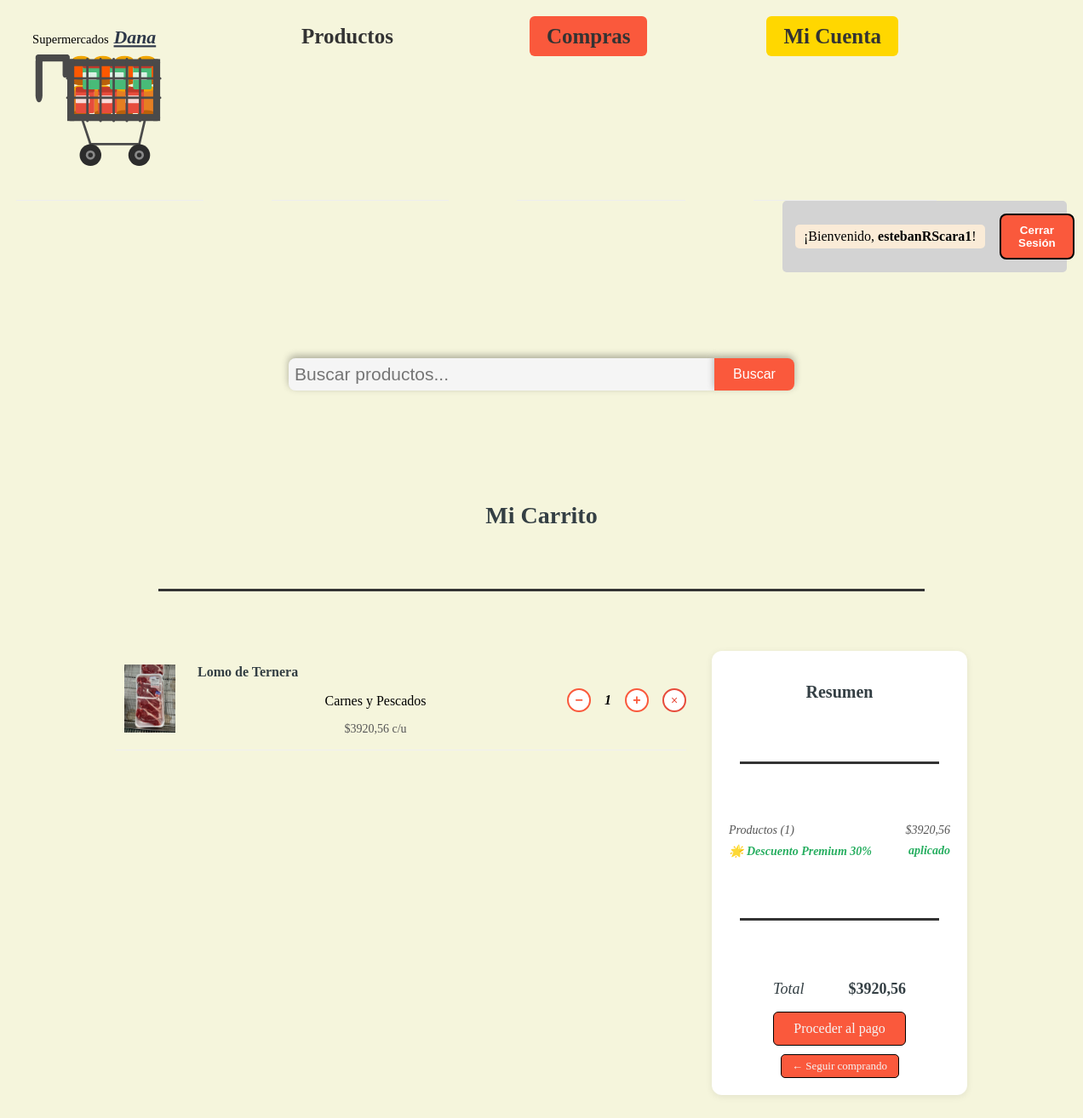
The app's page /carrito/ (signed in), older data.
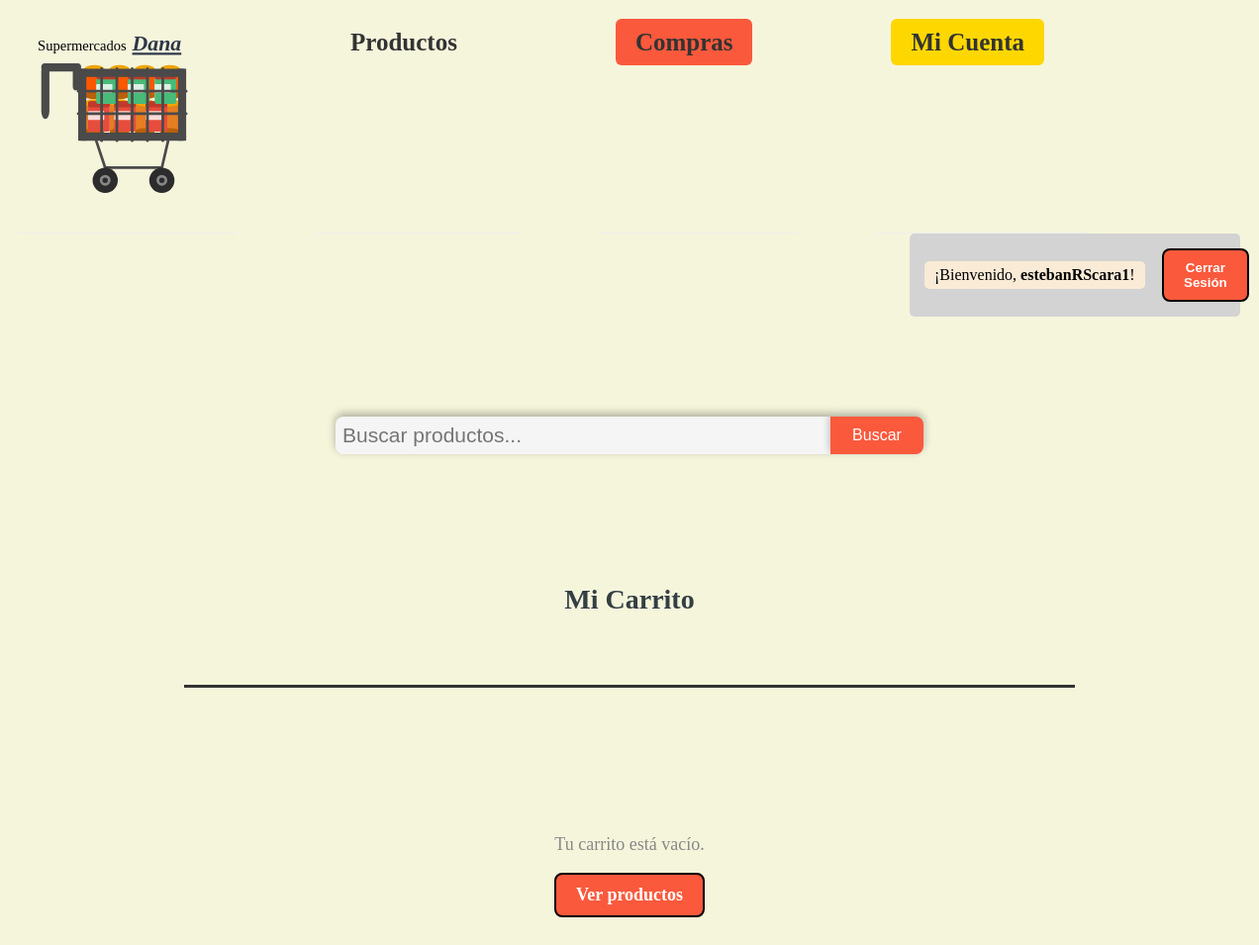
The same page, newer data.
### carrito/models.py (models this page shows, shortened)
class ItemCarrito(models.Model):
    carrito = models.ForeignKey(
        Carrito,
        on_delete=models.CASCADE,
        related_name='items'
    )
    producto = models.ForeignKey(
        'productos.Producto',
        on_delete=models.CASCADE,
        related_name='items_carrito'
    )
    cantidad = models.PositiveIntegerField(default=1)
    precio_unitario = models.DecimalField(
        max_digits=10,
        decimal_places=2
    )
    precio_original = models.DecimalField(
        max_digits=10,
        decimal_places=2,
        blank=True,
        null= True
    )
    def subtotal(self):
        if self.precio_unitario is None:
            return Decimal('0.00')
        return self.precio_unitario * self.cantidad
    class Meta:
        unique_together = ('carrito', 'producto')

class Carrito(models.Model):
    cliente = models.OneToOneField(
        'clientes.Cliente',
        on_delete=models.CASCADE,
        related_name='carrito'
    )
    creado_en= models.DateTimeField(auto_now_add=True)
    actualizado_en = models.DateTimeField(auto_now=True)
    def total(self):
        return sum(item.subtotal() for item in self.items.all())
    def cantidad_items(self):
        return sum(item.cantidad for item in self.items.all())

### productos/models.py (models this page shows, shortened)
class Producto(models.Model):
    nombre = models.CharField(max_length=200)
    descripcion = models.TextField(blank=True)
    precio = models.DecimalField(max_digits=10, decimal_places=2)
    stock = models.PositiveIntegerField(default=0)
    categoria = models.ForeignKey(
        Categoria,
        on_delete=models.PROTECT,
        related_name='productos'
    )
    imagen=models.ImageField(upload_to='productos/', blank=True, null=True)

class Categoria(models.Model):
    nombre = models.CharField(max_length=100)
    descripcion=models.TextField(blank=True)

### carrito/views.py (the view)
# urls.py: path('', views.ver_carrito, name='ver'),
@login_required
def ver_carrito(request):
    cliente = get_object_or_404(Cliente, usuario=request.user)
    carrito, _= Carrito.objects.get_or_create(cliente=cliente)
    return render(request, 'carrito/carrito.html', {
        'carrito': carrito,
        'items': carrito.items.select_related('producto').all()
    })

### productos/context_processors.py (called while the page is built)
def busqueda_global(request):
    query = request.GET.get('q', '').strip()
    resultados_busqueda = []
    if query:
        resultados_busqueda = Producto.objects.filter(
           nombre__icontains= query,
        )[:6]
    return {
        'resultados_busqueda': resultados_busqueda,
        'query_global': query,
    }

### templates/carrito/carrito.html (shortened to what this page needs)
{% extends 'base.html' %}
{% load static %}
{% block extra_css %}
<link rel="stylesheet" href="{% static 'css/carrito.css' %}">
{% endblock %}
{% block content %}
<div class="carrito-wrapper">
    <h1>Mi Carrito</h1>
    <hr>
    {% if items %}
    <div class="carrito-body">
        <div class="carrito-items">
            {% for item in items %}
            <div class="carrito-item">
                <div class="carrito-item-imagen">
                    {% if item.producto.imagen %}
                    <img src="{{ item.producto.imagen.url }}"
                        alt="{{ item.producto.nombre }}">
                    {% else %}
                    <img src="https://placehold.co/80x80?text=Foto" alt="{{ item.producto.nombre }}">
                    {% endif %}
                </div>
                <div class="carrito-item-info">
                    <h3>{{ item.producto.nombre }}</h3>
                    <p class="carrito-item-categoria">
                        {{ item.producto.categoria.nombre }}
                    </p>
                    <p class="carrito-item-precio">
                        ${{ item.precio_unitario }} c/u
                    </p>
                </div>
                <div class="carrito-item-cantidad">
                    <form method="POST" action="{% url 'carrito:actualizar' item.producto.id %}">
                        <button type="submit" name="action" value="restar" class="cantidad-btn">&minus;</button>
                        <span class="cantidad-valor">{{ item.cantidad }}</span>
                        <button type="submit" name="action" value="sumar" class="cantidad-btn">&plus;</button>
                    </form>
                </div>
                <div class="carrito-item-eliminar">
                    <form method="POST" action="{% url 'carrito:eliminar' item.producto.id %}">
                        <button type="submit" class="btn-eliminar">&times;</button>
                    </form>
                </div>
            </div>
            {% endfor %}
        </div>
        <div class="carrito-resumen">
            <h2 style="text-align:center;">Resumen</h2>
            <hr>
            <div class="resumen-linea">
                <span>Productos ({{ carrito.cantidad_items }})</span>
                <span>${{ carrito.total }}</span>
            </div>
            {% if request.user.is_authenticated %}
            {% with cliente=request.user.cliente %}
            {% if cliente.es_cliente_premium %}
            <div class="resumen-linea descuento">
                <span>&#127775; Descuento Premium 30%</span>
                <span>aplicado</span>
            </div>
            {% endif %}
            {% endwith %}
            {% endif %}
            <hr>
            <div class="resumen-total" style="justify-content: space-evenly;">
                <span>Total</span>
                <strong>${{ carrito.total }}</strong>
            </div>
            <a href="{% url 'compras:checkout' %}" class="btn-checkout">
                Proceder al pago
            </a>
            <a href="{% url 'productos:lista' %}" class="btn-seguir">
                &#8592; Seguir comprando
            </a>
        </div>
    </div>
    {% else %}
    <div class="carrito-vacio">
        <p>Tu carrito está vacío.</p>
        <a href="{% url 'productos:lista' %}" class="form-button" style="display: table; margin: auto;">
            Ver productos
        </a>
    </div>
    {% endif %}
</div>
{% endblock %}

Row changes from the older to the newer data that the page shows:
removed ItemCarrito: producto.imagen (picture), producto.nombre "Lomo de Ternera", producto.categoria.nombre "Carnes y Pescados", precio_unitario "3920,56", cantidad "1"
no longer on this page (row unchanged): Carrito: cantidad_items "1", total "3920,56"
Text that changed along with them:
text no longer shown: "Resumen Productos ( ) $ 🌟 Descuento Premium 30% aplicado Total $ Proceder al pago ← Seguir comprando"
text now shown: "Tu carrito está vacío. Ver productos"
